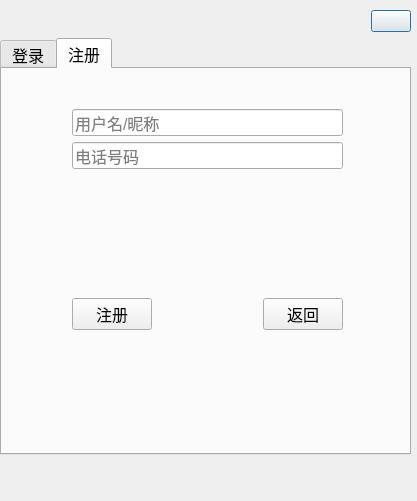
<?xml version="1.0" encoding="UTF-8"?>
<ui version="4.0">
 <class>LoginDialog</class>
 <widget class="QDialog" name="LoginDialog">
  <property name="geometry">
   <rect>
    <x>0</x>
    <y>0</y>
    <width>417</width>
    <height>501</height>
   </rect>
  </property>
  <property name="windowTitle">
   <string>Dialog</string>
  </property>
  <widget class="QWidget" name="widget" native="true">
   <property name="geometry">
    <rect>
     <x>0</x>
     <y>0</y>
     <width>411</width>
     <height>501</height>
    </rect>
   </property>
   <widget class="QWidget" name="layoutWidget">
    <property name="geometry">
     <rect>
      <x>0</x>
      <y>10</y>
      <width>411</width>
      <height>481</height>
     </rect>
    </property>
    <layout class="QVBoxLayout" name="verticalLayout_5">
     <item>
      <layout class="QHBoxLayout" name="horizontalLayout_3">
       <property name="leftMargin">
        <number>10</number>
       </property>
       <item>
        <widget class="QLabel" name="label">
         <property name="sizePolicy">
          <sizepolicy hsizetype="Expanding" vsizetype="Preferred">
           <horstretch>0</horstretch>
           <verstretch>0</verstretch>
          </sizepolicy>
         </property>
         <property name="minimumSize">
          <size>
           <width>0</width>
           <height>0</height>
          </size>
         </property>
         <property name="maximumSize">
          <size>
           <width>32</width>
           <height>28</height>
          </size>
         </property>
         <property name="text">
          <string/>
         </property>
         <property name="pixmap">
          <pixmap resource="res.qrc">:/images/icon/logo.ico</pixmap>
         </property>
         <property name="alignment">
          <set>Qt::AlignCenter</set>
         </property>
        </widget>
       </item>
       <item>
        <spacer name="horizontalSpacer_3">
         <property name="orientation">
          <enum>Qt::Horizontal</enum>
         </property>
         <property name="sizeHint" stdset="0">
          <size>
           <width>40</width>
           <height>20</height>
          </size>
         </property>
        </spacer>
       </item>
       <item>
        <widget class="QPushButton" name="btn_closedialog">
         <property name="text">
          <string/>
         </property>
         <property name="icon">
          <iconset resource="res.qrc">
           <normaloff>:/images/btn_close.png</normaloff>:/images/btn_close.png</iconset>
         </property>
        </widget>
       </item>
      </layout>
     </item>
     <item>
      <widget class="QTabWidget" name="tab_page">
       <property name="enabled">
        <bool>true</bool>
       </property>
       <property name="minimumSize">
        <size>
         <width>300</width>
         <height>340</height>
        </size>
       </property>
       <property name="maximumSize">
        <size>
         <width>16777215</width>
         <height>16777215</height>
        </size>
       </property>
       <property name="font">
        <font>
         <family>Microsoft YaHei UI</family>
         <pointsize>12</pointsize>
         <weight>50</weight>
         <italic>false</italic>
         <bold>false</bold>
        </font>
       </property>
       <property name="mouseTracking">
        <bool>false</bool>
       </property>
       <property name="tabletTracking">
        <bool>false</bool>
       </property>
       <property name="toolTipDuration">
        <number>-1</number>
       </property>
       <property name="styleSheet">
        <string notr="true">font: 12pt &quot;Microsoft YaHei UI&quot;;</string>
       </property>
       <property name="currentIndex">
        <number>1</number>
       </property>
       <widget class="QWidget" name="page_login">
        <attribute name="title">
         <string>登录</string>
        </attribute>
        <widget class="QWidget" name="layoutWidget">
         <property name="geometry">
          <rect>
           <x>70</x>
           <y>43</y>
           <width>271</width>
           <height>191</height>
          </rect>
         </property>
         <layout class="QVBoxLayout" name="verticalLayout_2">
          <item>
           <widget class="QLineEdit" name="lineEdit_username">
            <property name="minimumSize">
             <size>
              <width>269</width>
              <height>0</height>
             </size>
            </property>
            <property name="text">
             <string/>
            </property>
            <property name="placeholderText">
             <string>昵称/手机号</string>
            </property>
           </widget>
          </item>
          <item>
           <widget class="PasswordEdit" name="pwd_lineedit" native="true">
            <property name="sizePolicy">
             <sizepolicy hsizetype="Preferred" vsizetype="Preferred">
              <horstretch>0</horstretch>
              <verstretch>0</verstretch>
             </sizepolicy>
            </property>
            <property name="minimumSize">
             <size>
              <width>269</width>
              <height>0</height>
             </size>
            </property>
            <property name="maximumSize">
             <size>
              <width>16777215</width>
              <height>16777215</height>
             </size>
            </property>
           </widget>
          </item>
          <item>
           <spacer name="verticalSpacer_3">
            <property name="orientation">
             <enum>Qt::Vertical</enum>
            </property>
            <property name="sizeHint" stdset="0">
             <size>
              <width>20</width>
              <height>40</height>
             </size>
            </property>
           </spacer>
          </item>
          <item>
           <widget class="QPushButton" name="pb_commit">
            <property name="styleSheet">
             <string notr="true">font: 12pt &quot;Microsoft YaHei UI&quot;;</string>
            </property>
            <property name="text">
             <string>登录</string>
            </property>
           </widget>
          </item>
          <item>
           <spacer name="verticalSpacer_2">
            <property name="orientation">
             <enum>Qt::Vertical</enum>
            </property>
            <property name="sizeHint" stdset="0">
             <size>
              <width>20</width>
              <height>40</height>
             </size>
            </property>
           </spacer>
          </item>
          <item>
           <layout class="QHBoxLayout" name="horizontalLayout_2">
            <item>
             <widget class="QPushButton" name="btn_register">
              <property name="text">
               <string>注册账号</string>
              </property>
             </widget>
            </item>
            <item>
             <spacer name="horizontalSpacer_2">
              <property name="orientation">
               <enum>Qt::Horizontal</enum>
              </property>
              <property name="sizeHint" stdset="0">
               <size>
                <width>40</width>
                <height>20</height>
               </size>
              </property>
             </spacer>
            </item>
            <item>
             <widget class="QPushButton" name="btn_forgetpwd">
              <property name="text">
               <string>忘记密码</string>
              </property>
             </widget>
            </item>
           </layout>
          </item>
         </layout>
        </widget>
       </widget>
       <widget class="QWidget" name="page_register">
        <attribute name="title">
         <string>注册</string>
        </attribute>
        <widget class="QWidget" name="layoutWidget">
         <property name="geometry">
          <rect>
           <x>70</x>
           <y>40</y>
           <width>271</width>
           <height>221</height>
          </rect>
         </property>
         <layout class="QVBoxLayout" name="verticalLayout">
          <item>
           <widget class="QLineEdit" name="lineEdit_username_register">
            <property name="placeholderText">
             <string>用户名/昵称</string>
            </property>
           </widget>
          </item>
          <item>
           <widget class="QLineEdit" name="lineEdit_tel_register">
            <property name="placeholderText">
             <string>电话号码</string>
            </property>
           </widget>
          </item>
          <item>
           <widget class="PasswordEdit" name="pwd_lineedit2" native="true">
            <property name="minimumSize">
             <size>
              <width>269</width>
              <height>0</height>
             </size>
            </property>
           </widget>
          </item>
          <item>
           <widget class="PasswordEdit" name="pwd_lineedit3" native="true">
            <property name="minimumSize">
             <size>
              <width>269</width>
              <height>0</height>
             </size>
            </property>
           </widget>
          </item>
          <item>
           <spacer name="verticalSpacer">
            <property name="orientation">
             <enum>Qt::Vertical</enum>
            </property>
            <property name="sizeHint" stdset="0">
             <size>
              <width>269</width>
              <height>31</height>
             </size>
            </property>
           </spacer>
          </item>
          <item>
           <layout class="QHBoxLayout" name="horizontalLayout">
            <item>
             <widget class="QPushButton" name="pb_register">
              <property name="text">
               <string>注册</string>
              </property>
             </widget>
            </item>
            <item>
             <spacer name="horizontalSpacer">
              <property name="orientation">
               <enum>Qt::Horizontal</enum>
              </property>
              <property name="sizeHint" stdset="0">
               <size>
                <width>40</width>
                <height>20</height>
               </size>
              </property>
             </spacer>
            </item>
            <item>
             <widget class="QPushButton" name="btn_backlogin">
              <property name="text">
               <string>返回</string>
              </property>
             </widget>
            </item>
           </layout>
          </item>
         </layout>
        </widget>
       </widget>
      </widget>
     </item>
     <item>
      <widget class="QLabel" name="label_tip">
       <property name="minimumSize">
        <size>
         <width>0</width>
         <height>30</height>
        </size>
       </property>
       <property name="text">
        <string/>
       </property>
      </widget>
     </item>
    </layout>
   </widget>
  </widget>
 </widget>
 <customwidgets>
  <customwidget>
   <class>PasswordEdit</class>
   <extends>QWidget</extends>
   <header location="global">passwordedit.h</header>
   <container>1</container>
  </customwidget>
 </customwidgets>
 <resources>
  <include location="res.qrc"/>
 </resources>
 <connections/>
</ui>
